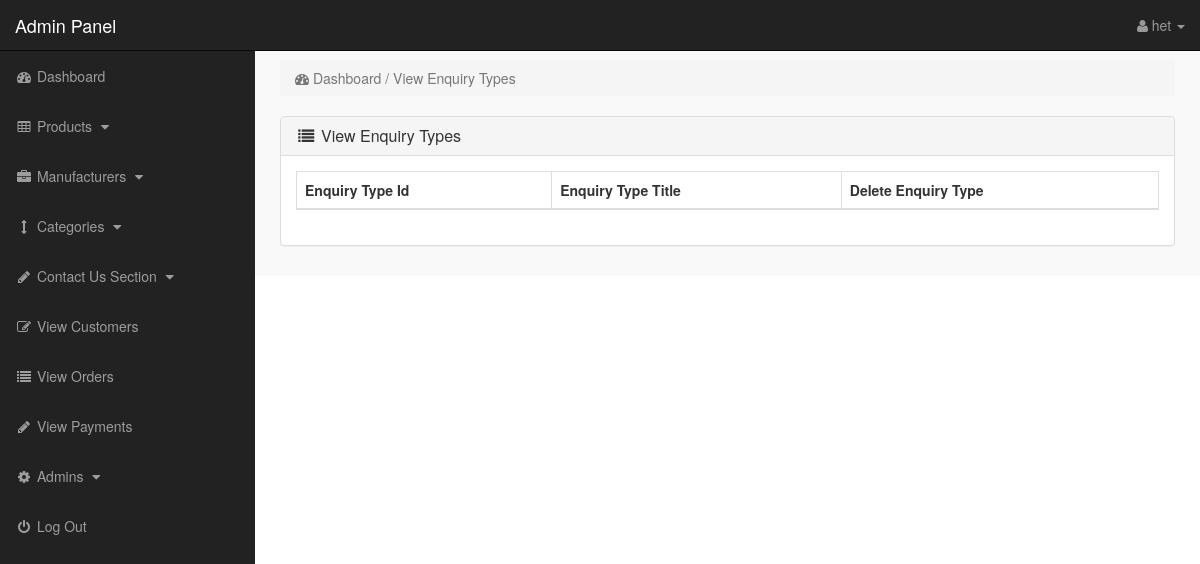
The page /admin/index.php?insert_enquiry (signed in) on the database as committed earlier.
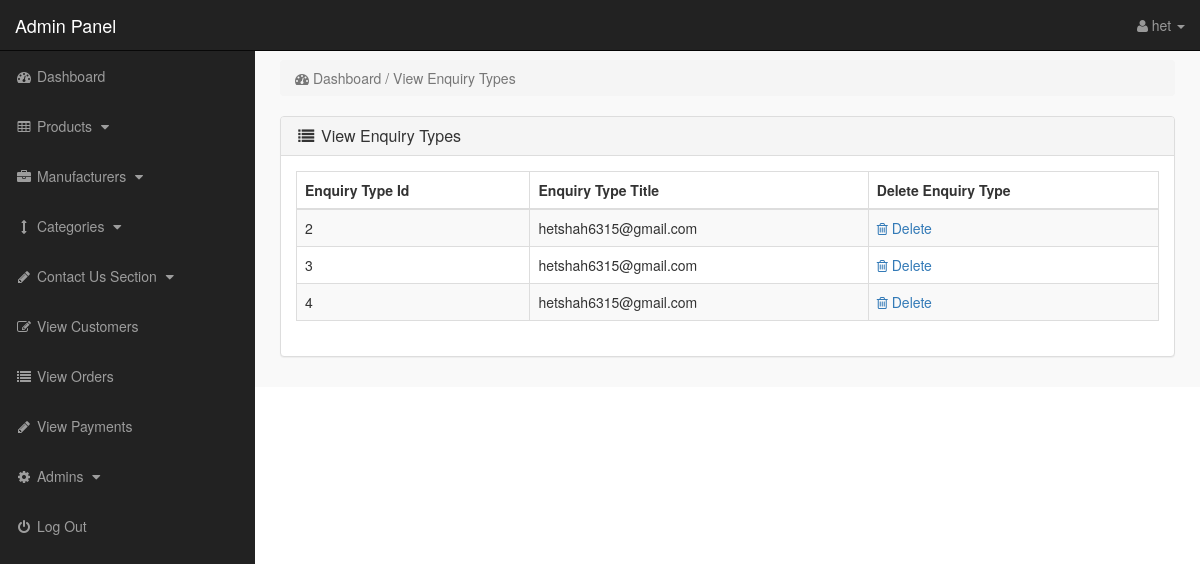
The same page on the database as committed later.
### tables this page shows
CREATE TABLE `enquiry_types` (
  `enquiry_id` int(10) NOT NULL,
  `enquiry_title` varchar(255) NOT NULL
);

### admin/insert_enquiry.php (the view)
<?php
if (!isset($_SESSION['admin_email'])) {
    echo "<script>window.open('login.php','_self')</script>";
} else {
?>
    <div class="row">
        <div class="col-lg-12">
            <ol class="breadcrumb">
                <li class="active">
                    <i class="fa fa-dashboard"></i> Dashboard / View Enquiry Types
                </li>
            </ol>
        </div>
    </div>
    <div class="row">
        <div class="col-lg-12">
            <div class="panel panel-default">
                <div class="panel-heading">
                    <h3 class="panel-title">
                        <i class="fa fa-list fa-fw"></i> View Enquiry Types
                    </h3>
                </div>
                <div class="panel-body">
                    <div class="table-responsive">
                        <table class="table table-bordered table-hover table-striped">
                            <thead>
                                <tr>
                                    <th>Enquiry Type Id</th>
                                    <th>Enquiry Type Title</th>
                                    <th>Delete Enquiry Type</th>
                                </tr>
                            </thead>
                            <tbody>
                                <?php
                                $get_enquiry_types = "SELECT * FROM enquiry_types";
                                $run_enquiry_types = mysqli_query($con, $get_enquiry_types);
                                while ($row_enquiry_types = mysqli_fetch_array($run_enquiry_types)) {
                                    $enquiry_id = $row_enquiry_types['enquiry_id'];
                                    $enquiry_title = $row_enquiry_types['enquiry_title'];
                                ?>
                                    <tr>
                                        <td><?php echo $enquiry_id; ?></td>
                                        <td><?php echo $enquiry_title; ?></td>
                                        <td>
                                            <a href="index.php?delete_enquiry=<?php echo $enquiry_id; ?>">
                                                <i class="fa fa-trash-o"> </i> Delete
                                            </a>
                                        </td>
                                    </tr>
                                <?php } ?>
                            </tbody>
                        </table>
                    </div>
                </div>
            </div>
        </div>
    </div>
<?php } ?>

Rows that differ between the two databases and show on the page:
added enquiry_types: enquiry_id "2", enquiry_title "hetshah6315@gmail.com"
added enquiry_types: enquiry_id "3", enquiry_title "hetshah6315@gmail.com"
added enquiry_types: enquiry_id "4", enquiry_title "hetshah6315@gmail.com"
